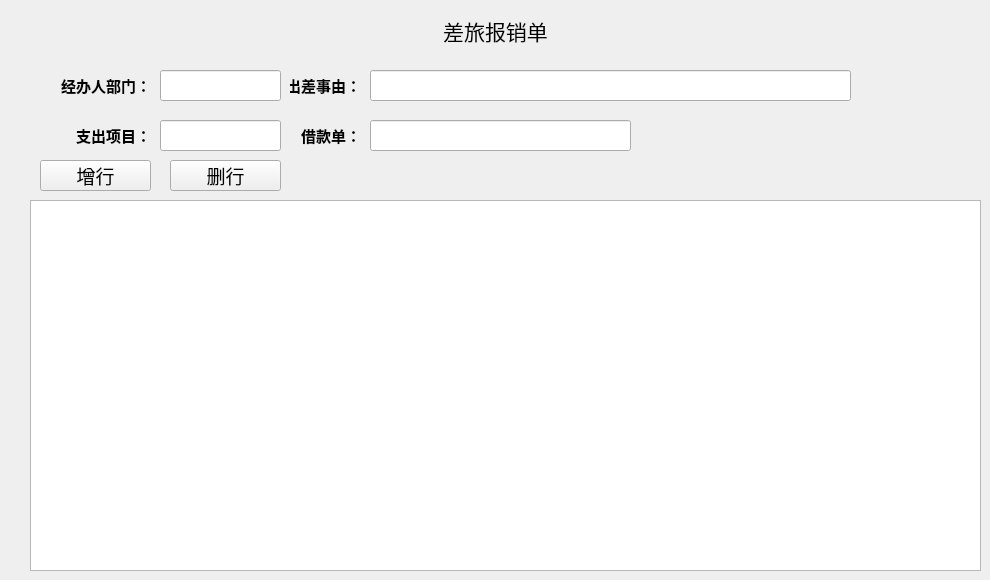
   <widget class="QWidget" name="busiExpense">
    <widget class="QLabel" name="label_7">
     <property name="geometry">
      <rect>
       <x>290</x>
       <y>70</y>
       <width>71</width>
       <height>31</height>
      </rect>
     </property>
     <property name="font">
      <font>
       <family>Adobe 仿宋 Std R</family>
       <pointsize>11</pointsize>
       <weight>75</weight>
       <bold>true</bold>
      </font>
     </property>
     <property name="text">
      <string>出差事由：</string>
     </property>
     <property name="alignment">
      <set>Qt::AlignRight|Qt::AlignTrailing|Qt::AlignVCenter</set>
     </property>
    </widget>
    <widget class="QLineEdit" name="lineEdit_6">
     <property name="geometry">
      <rect>
       <x>370</x>
       <y>70</y>
       <width>481</width>
       <height>31</height>
      </rect>
     </property>
    </widget>
    <widget class="QLabel" name="label_8">
     <property name="geometry">
      <rect>
       <x>300</x>
       <y>120</y>
       <width>61</width>
       <height>31</height>
      </rect>
     </property>
     <property name="font">
      <font>
       <family>Adobe 仿宋 Std R</family>
       <pointsize>11</pointsize>
       <weight>75</weight>
       <bold>true</bold>
      </font>
     </property>
     <property name="text">
      <string>借款单：</string>
     </property>
     <property name="alignment">
      <set>Qt::AlignRight|Qt::AlignTrailing|Qt::AlignVCenter</set>
     </property>
    </widget>
    <widget class="QLineEdit" name="lineEdit_7">
     <property name="geometry">
      <rect>
       <x>370</x>
       <y>120</y>
       <width>261</width>
       <height>31</height>
      </rect>
     </property>
     <property name="text">
      <string/>
     </property>
    </widget>
    <widget class="QLineEdit" name="lineEdit_8">
     <property name="geometry">
      <rect>
       <x>160</x>
       <y>70</y>
       <width>121</width>
       <height>31</height>
      </rect>
     </property>
    </widget>
    <widget class="QLabel" name="label_9">
     <property name="geometry">
      <rect>
       <x>60</x>
       <y>70</y>
       <width>91</width>
       <height>31</height>
      </rect>
     </property>
     <property name="font">
      <font>
       <family>Adobe 仿宋 Std R</family>
       <pointsize>11</pointsize>
       <weight>75</weight>
       <bold>true</bold>
      </font>
     </property>
     <property name="text">
      <string>经办人部门：</string>
     </property>
     <property name="alignment">
      <set>Qt::AlignRight|Qt::AlignTrailing|Qt::AlignVCenter</set>
     </property>
    </widget>
    <widget class="QLabel" name="label_10">
     <property name="geometry">
      <rect>
       <x>60</x>
       <y>120</y>
       <width>91</width>
       <height>31</height>
      </rect>
     </property>
     <property name="font">
      <font>
       <family>Adobe 仿宋 Std R</family>
       <pointsize>11</pointsize>
       <weight>75</weight>
       <bold>true</bold>
      </font>
     </property>
     <property name="text">
      <string>支出项目：</string>
     </property>
     <property name="alignment">
      <set>Qt::AlignRight|Qt::AlignTrailing|Qt::AlignVCenter</set>
     </property>
    </widget>
    <widget class="QLineEdit" name="lineEdit_9">
     <property name="geometry">
      <rect>
       <x>160</x>
       <y>120</y>
       <width>121</width>
       <height>31</height>
      </rect>
     </property>
    </widget>
    <widget class="QTableWidget" name="busiBodyTable">
     <property name="geometry">
      <rect>
       <x>30</x>
       <y>200</y>
       <width>951</width>
       <height>371</height>
      </rect>
     </property>
    </widget>
    <widget class="QPushButton" name="busiBodyAddBtn">
     <property name="geometry">
      <rect>
       <x>40</x>
       <y>160</y>
       <width>111</width>
       <height>31</height>
      </rect>
     </property>
     <property name="font">
      <font>
       <family>Adobe 仿宋 Std R</family>
       <pointsize>14</pointsize>
      </font>
     </property>
     <property name="text">
      <string>增行</string>
     </property>
    </widget>
    <widget class="QPushButton" name="busiBodyDelBtn">
     <property name="geometry">
      <rect>
       <x>170</x>
       <y>160</y>
       <width>111</width>
       <height>31</height>
      </rect>
     </property>
     <property name="font">
      <font>
       <family>Adobe 仿宋 Std R</family>
       <pointsize>14</pointsize>
      </font>
     </property>
     <property name="text">
      <string>删行</string>
     </property>
    </widget>
    <widget class="QLabel" name="expenseChoiceLabel_2">
     <property name="geometry">
      <rect>
       <x>310</x>
       <y>0</y>
       <width>371</width>
       <height>61</height>
      </rect>
     </property>
     <property name="font">
      <font>
       <family>Adobe 仿宋 Std R</family>
       <pointsize>16</pointsize>
      </font>
     </property>
     <property name="text">
      <string>差旅报销单</string>
     </property>
     <property name="alignment">
      <set>Qt::AlignCenter</set>
     </property>
    </widget>
   </widget>
